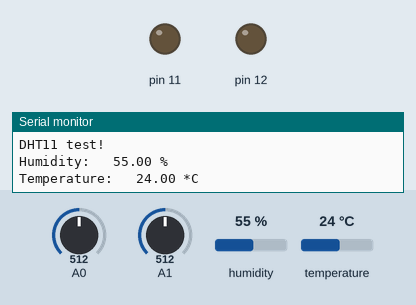
Simulated run of this sketch. Board: Arduino Uno, built with avr-gcc and run on an emulated ATmega328P. Parts: output pins drawn as LEDs (lit = HIGH), the last lines printed to the serial monitor. The inputs (shaded band) are chosen by the test bench; at power-on: A0 = 512, A1 = 512, humidity 55 %, temperature 24 °C.

Above: at 0.1 s.
At 10.1 s:
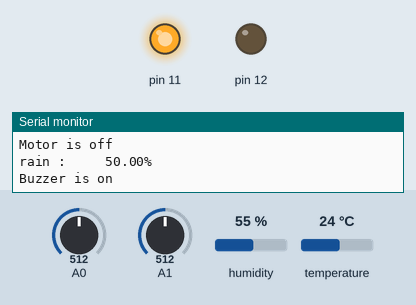
Timing chart, 0 to 11.6 s (numbered marks = the images above):
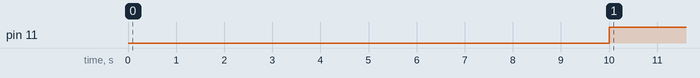

Measured:
- by itself, pin 11: LOW → HIGH at 10.0 s

The sketch:

Soil_moisture.ino
```cpp
#include <Adafruit_Sensor.h>
#include "DHT.h"
#define DHTPIN 10
#define DHTTYPE DHT22
DHT dht(DHTPIN, DHTTYPE);

void setup() {
Serial.begin(9600);
pinMode(A1,INPUT);
pinMode(A0,INPUT);
pinMode(12,OUTPUT);
pinMode(11,OUTPUT);

Serial.println("DHT11 test!");
dht.begin();

}

void loop() {

  float h = dht.readHumidity();
  float t = dht.readTemperature();
  float a =  analogRead(A0);
  float b =  analogRead(A1);

float moisture;
float rain;
moisture = (100 - ((a/1024.00) * 100));
rain = (100 - ((b/1024.00) * 100));

  Serial.print("Humidity: \t" );
  Serial.print(h);
  Serial.print(" %\n");
  Serial.print("Temperature: \t");
  Serial.print(t);
  Serial.print(" *C \n");
  delay(5000);
  Serial.print("Soil_Moisture :    ");
  Serial.print(moisture);
  Serial.println( "%");

  if(moisture <= 49 ||  rain <= 19){
  digitalWrite(12,HIGH);
  Serial.println("Motor is ON");
}
if(moisture >= 50 || rain >= 19){
  digitalWrite(12,LOW);
  Serial.println("Motor is off");
}

  delay(5000);

  Serial.print("rain :     ");
  Serial.print(rain);
  Serial.println("%");

if (rain >= 50){
  digitalWrite(11,HIGH);
  Serial.println("Buzzer is on");
}
if (rain <= 49){
  digitalWrite(11,LOW);
  Serial.println("Buzzer is off");
}


delay(5000);

Serial.println("______________________");

}
```
